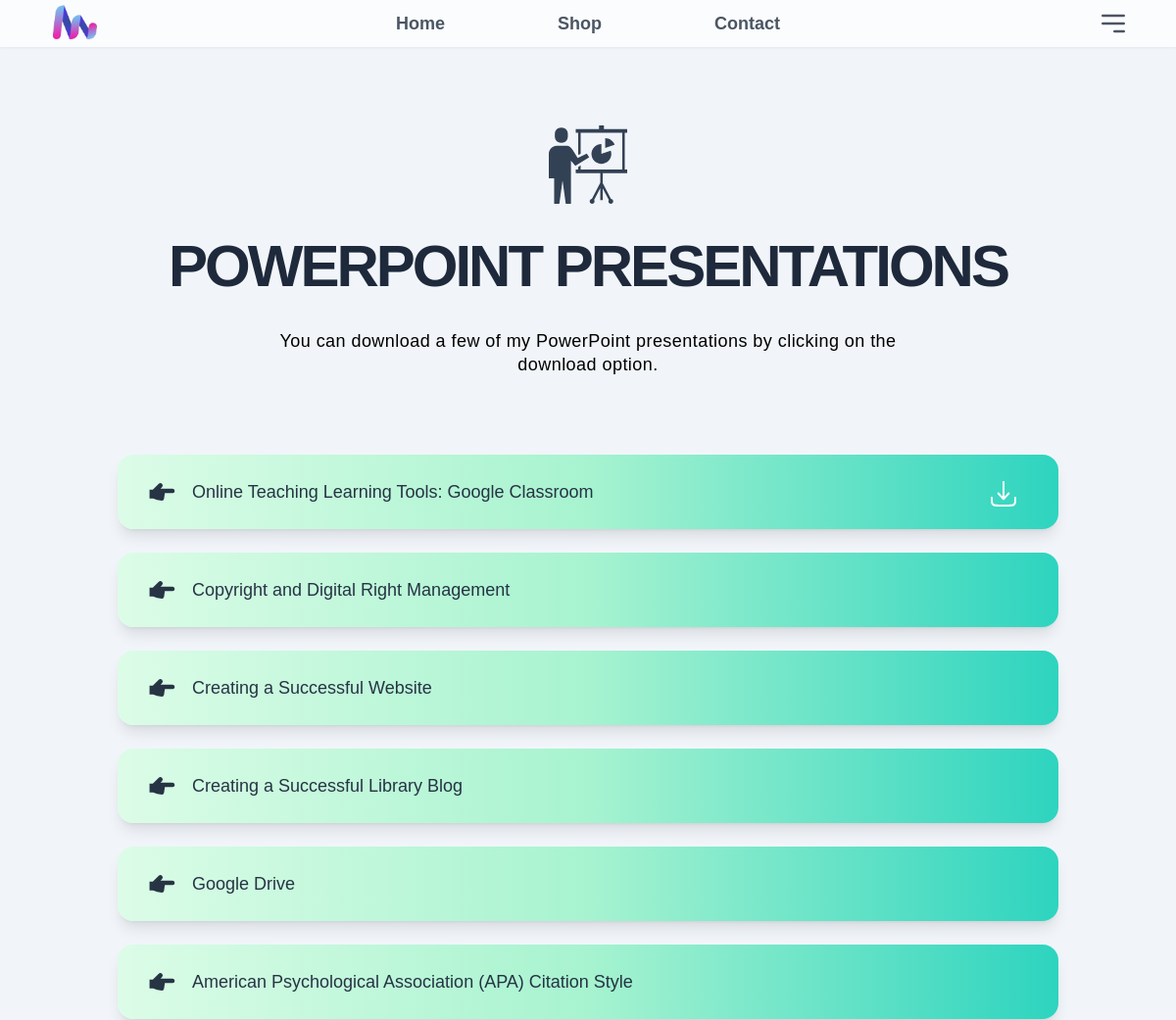
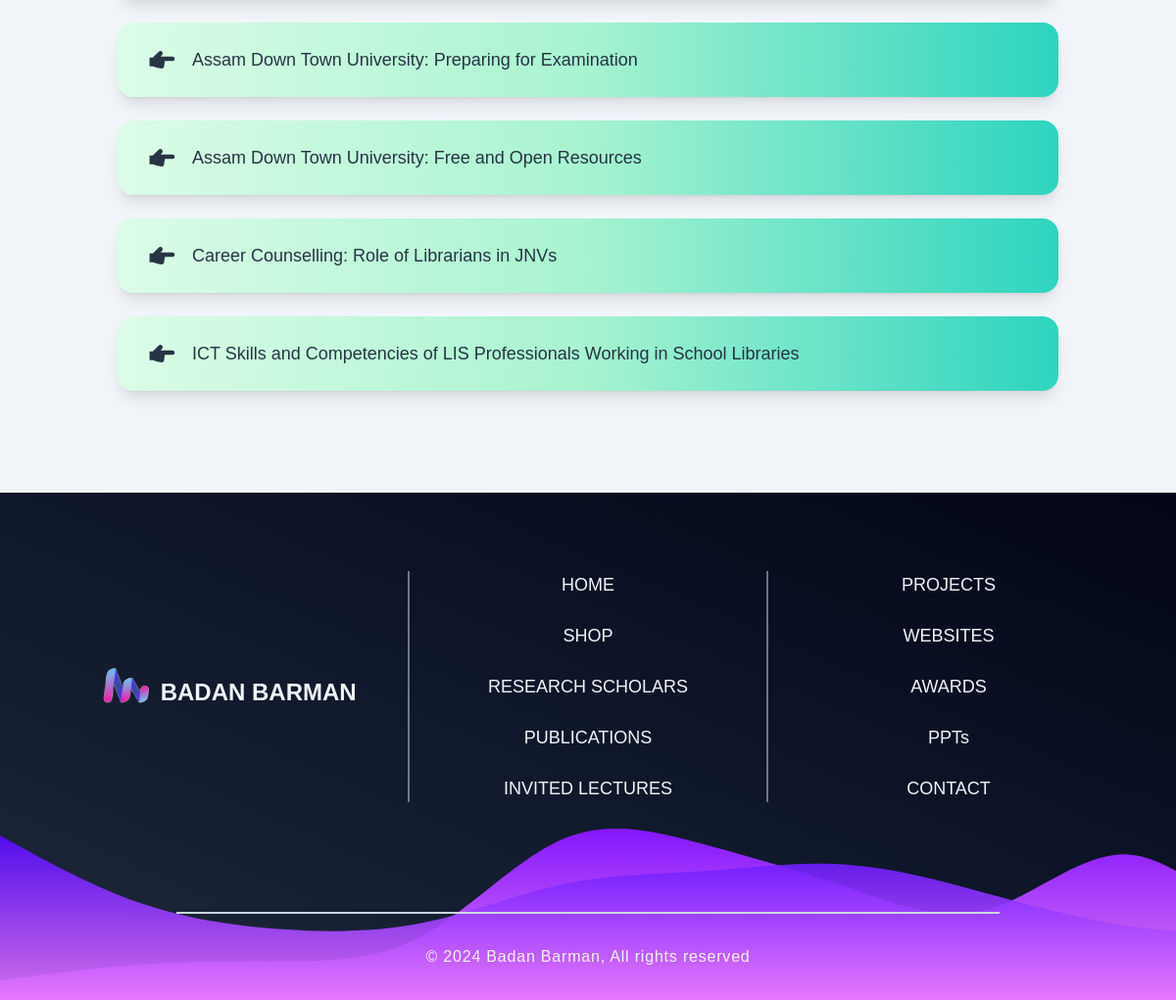
Page /ppts/ on the committed database (2 pictures, top to bottom).
### setup/models.py (models this page shows, shortened)
class Presentation(models.Model):
    title_of_presentation = models.CharField(max_length=200)
    file_name = models.FileField(upload_to= 'static/files/presentation', null= True, blank= True )
    class Meta:
        verbose_name_plural = "PPT's"

### setup/views.py (the view)
# urls.py: path("ppts/", views.ppts, name='ppts'),
def ppts(request):
    presentations = Presentation.objects.all().order_by("id")
    return render(request, 'ppts.html', { 'presentations': presentations })

### templates/ppts.html (shortened to what this page needs)
{% extends "base.html" %}
{% load static %}
{% block content %}
<main class="relative bg-slate-100">
    <div class="box-border w-screen text-center pt-12 max-w-[80%] mx-auto">
        <div class="box-border flex items-center justify-center  pt-20">
        </div>
        <h2 class="text-4xl text-center lg:text-6xl font-bold lg:leading-[.80] tracking-tighter text-slate-800 pt-10 uppercase">PowerPoint Presentations</h2>
        <p class="pt-10 leading-6 tracking-wide lg:max-w-[70%] mx-auto">You can download a few of my PowerPoint presentations by clicking on the download option.</p>
    </div>
    <section class="py-20 mx-auto max-w-[90%] lg:max-w-[80%]">
        {% for presentation in presentations %}
        <div class="ppts-cards relative px-8 py-6 text-slate-800/95 flex mb-6 bg-gradient-to-r from-green-100 via-emerald-200 to-teal-400 rounded-2xl shadow-lg hover:shadow-xl transition-all duration-300 ease-out box-border h-full">
                <h3 class="text-left pr-4 lg:pr-10">
                    {{ presentation.title_of_presentation}}
                </h3>
                 {% if presentation.file_name != '' %}
                <a class="absolute top-[50%] translate-y-[-50%] right-4 lg:top-4 lg:translate-y-0 lg:right-8 text-white lg:hover:text-black duration-300 ease-out transition-all p-2" href="/{{ presentation.file_name }}" download="{{ presentation.title_of_presentation }}">
                </a>
                {% endif %}
        </div>
        {% endfor %}
    </section>
</main>
{% endblock %}

### static/css/ppts.css (style rules this page uses)
.ppts-cards { animation: fade linear both; animation-timeline: view(); animation-range: entry 20% cover 20%; }

### rows in the picture
Presentation: title_of_presentation "Online Teaching Learning Tools: Google Classroom"
Presentation: title_of_presentation "Copyright and Digital Right Management"
Presentation: title_of_presentation "Creating a Successful Website"
Presentation: title_of_presentation "Creating a Successful Library Blog"
Presentation: title_of_presentation "Google Drive"
Presentation: title_of_presentation "American Psychological Association (APA) Citation Style"
Presentation: title_of_presentation "Assam Down Town University: Preparing for Examination"
Presentation: title_of_presentation "Assam Down Town University: Free and Open Resources"
Presentation: title_of_presentation "Career Counselling: Role of Librarians in JNVs"
Presentation: title_of_presentation "ICT Skills and Competencies of LIS Professionals Working in School Libraries"
